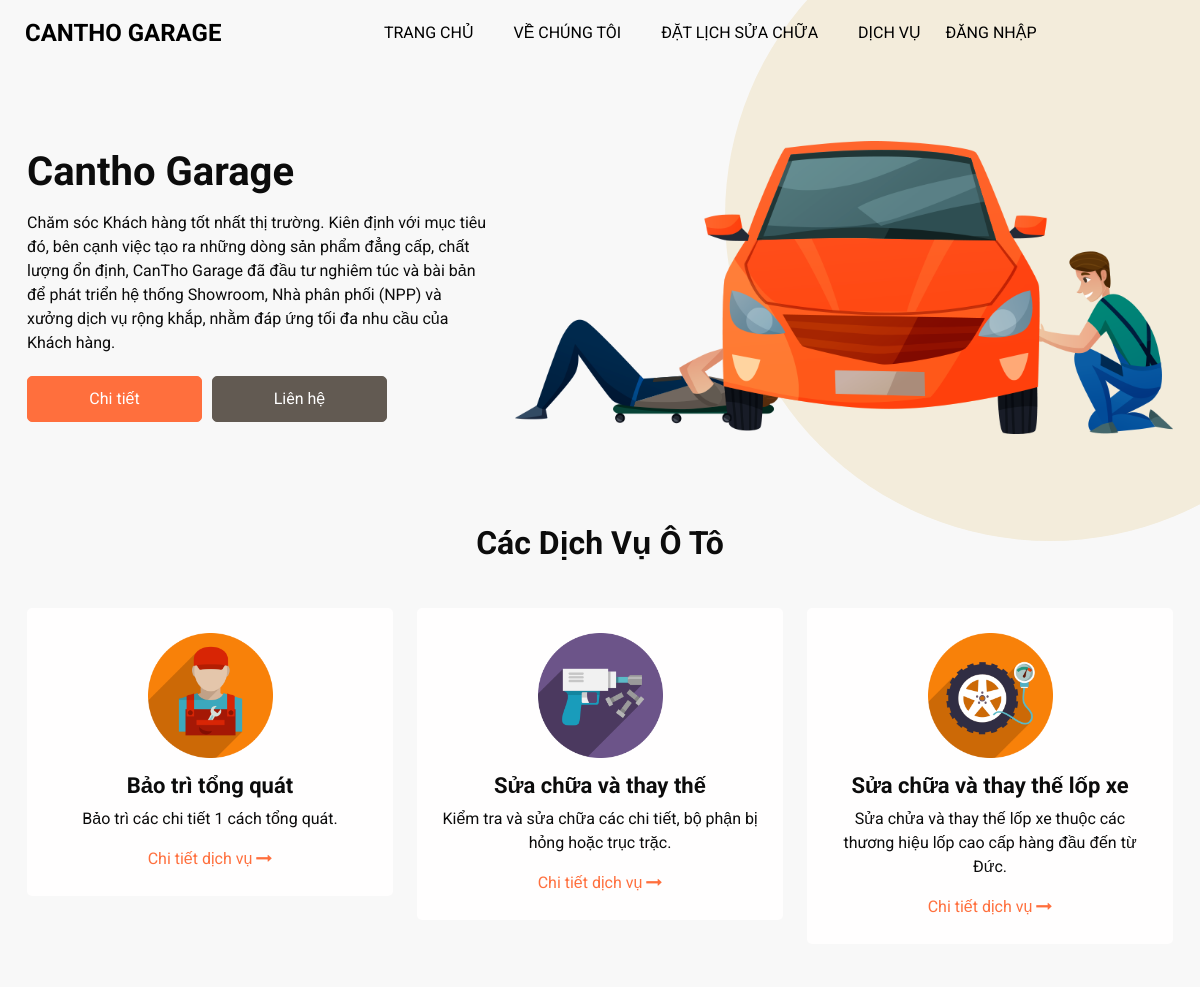
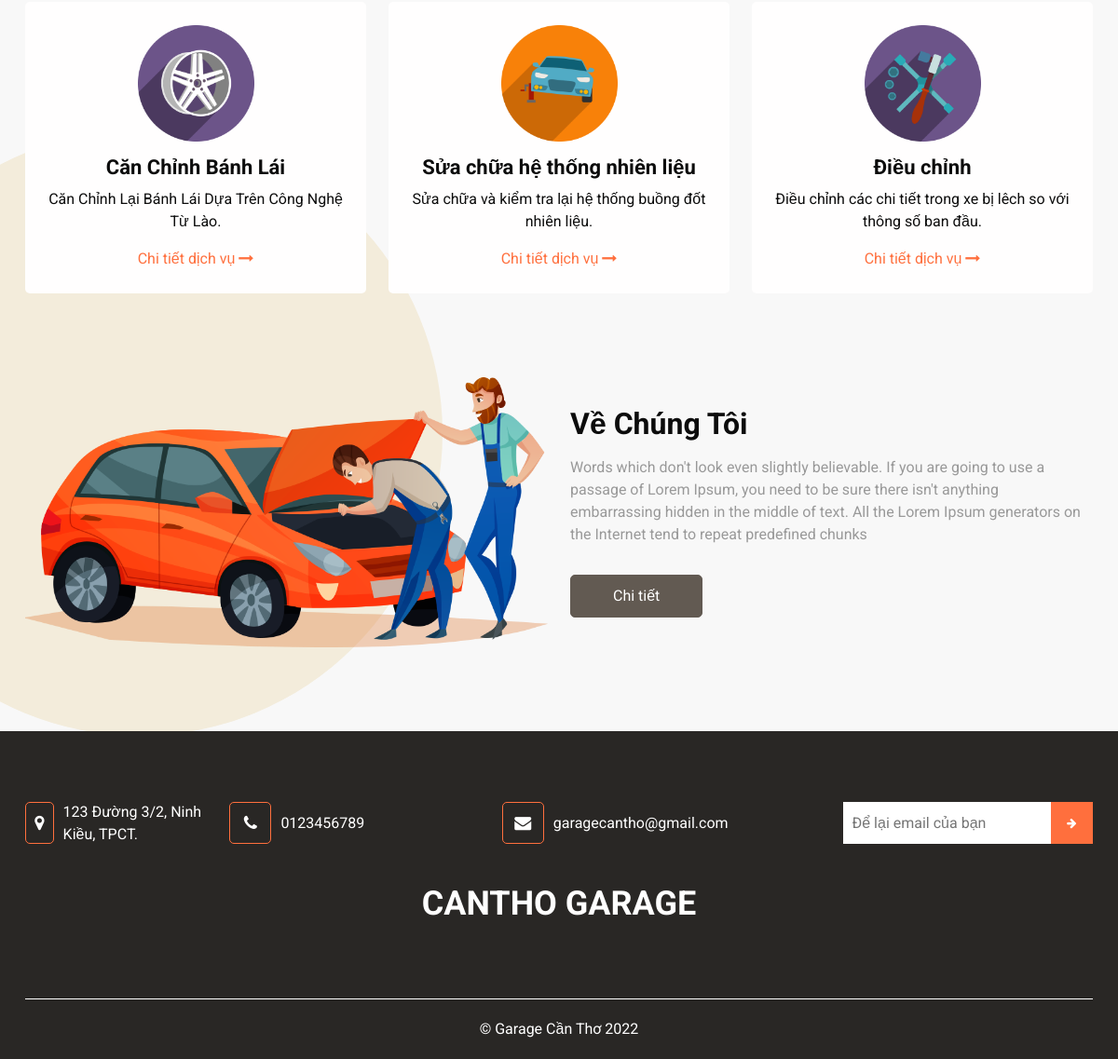
The page / on the database its author committed (2 pictures, top to bottom).
### garage/models.py (models this page shows, shortened)
class Garage(models.Model):
    name = models.CharField(max_length=255, blank=True, verbose_name="Tên cửa hàng")
    description = models.TextField(max_length=2000, blank=True, null=True, verbose_name="Giới thiệu cửa hàng")
    image = models.ImageField(max_length=255, blank=True)
    created_at = models.DateTimeField(auto_now_add=True)
    class Meta:
        verbose_name_plural  = 'Thông Tin Cửa Hàng'

class Service(models.Model):
    name = models.CharField(max_length=255, blank=True, verbose_name='Tên Dịch Vụ')
    price = models.CharField(max_length=255, blank=True , verbose_name='Giá (VND)')
    time_todo = models.CharField(max_length=255, blank=True , verbose_name='Thời gian (phút)')
    description = models.TextField(max_length=255, blank=True, null=True, verbose_name='Mô tả')
    image = models.ImageField(max_length=255, blank=True)
    created_at = models.DateTimeField(auto_now_add=True)
    class Meta:
        verbose_name_plural  = 'Dịch Vụ'

### garage/views.py (the view)
# urls.py: path('', Homepage.as_view(), name ='homepage'),
class Homepage(ListView):
    model = Service
    template_name = 'garage/index.html'
    context_object_name = 'services'
    def get_context_data(self, **kwargs):
        context = super(Homepage, self).get_context_data(**kwargs)
        context['garage'] = Garage.objects.get(id=1)
        return context

### garage/templates/garage/index.html (shortened to what this page needs)
  {% extends 'garage/partials/main.html' %}
    <section class="slider_section">
      <div id="customCarousel1" class="carousel slide" data-ride="carousel">
        <div class="carousel-inner">
          <div class="carousel-item active">
            <div class="container">
              <div class="row">
                <div class="col-md-6 col-lg-5">
                  <div class="detail-box">
                    <h1>{{garage.name}}</h1>
                    <p>{{garage.description}}</p>
                    <div class="btn-box">
                      <a href="" class="btn-1">Chi tiết</a>
                      <a href="" class="btn-2"> Liên hệ</a>
                    </div>
                  </div>
                </div>
                <div class="col-md-6 col-lg-7">
                  <div class="img-box">
                    {% load static %}
                    <img src="{% static '/images/slider-img.png' %}" alt="" />
                  </div>
                </div>
              </div>
            </div>
          </div>
        </div>
      </div>
    </section>
    <section class="service_section" id="services">
      <div class="container">
        <div class="heading_container heading_center">
          <h2>Các Dịch Vụ Ô Tô</h2>
        </div>
      </div>
      <div class="container">
        <div class="row">
          {% for service in services %}
          <div class="col-md-6 col-lg-4">
            <div class="box">
              <div class="img-box">
                <img src="{{service.image.url}}" alt="" />
              </div>
              <div class="detail-box">
                <h4>{{service.name}}</h4>
                <p>{{service.description}}</p>
                <a href="{% url 'service' service.id %}">
                 Chi tiết dịch vụ
                  <i class="fa fa-long-arrow-right" aria-hidden="true"></i>
                </a>
              </div>
            </div>
          </div>
          {% endfor %}
        </div>
      </div>
    </section>
    <section class="about_section layout_padding">
      <div class="container">
        <div class="row">
          <div class="col-md-6">
            <div class="img-box">
              {% load static %}
              <img src="{% static '/images/about-img.png' %}" alt="" />
            </div>
          </div>
          <div class="col-md-6">
            <div class="detail-box">
              <div class="heading_container">
                <h2>Về Chúng Tôi</h2>
              </div>
              <p>
                Words which don't look even slightly believable. If you are
                going to use a passage of Lorem Ipsum, you need to be sure there
                isn't anything embarrassing hidden in the middle of text. All
                the Lorem Ipsum generators on the Internet tend to repeat
                predefined chunks
              </p>
              <a href=""> Chi tiết </a>
            </div>
          </div>
        </div>
      </div>
    </section>
    {% load static %}
    {% load static %}
    {% load static %}

### garage/templates/garage/partials/main.html (shortened to what this page needs)
{% load static %}
<!DOCTYPE html>
<html lang="en">
  {% include 'garage/partials/header.html' %}
  <body>
    {% block content %} {% endblock %}
    <section class="info_section">
      <div class="info_container">
        <div class="container">
          <div class="row">
            <div class="col-lg-9">
              <div class="info_contact">
                <div class="row">
                  <div class="col-md-3">
                    <a href="#" class="link-box">
                      <i class="fa fa-map-marker" aria-hidden="true"></i>
                      <span> 123 Đường 3/2, Ninh Kiều, TPCT. </span>
                    </a>
                  </div>
                  <div class="col-md-4">
                    <a href="#" class="link-box">
                      <i class="fa fa-phone" aria-hidden="true"></i>
                      <span> 0123456789 </span>
                    </a>
                  </div>
                  <div class="col-md-4">
                    <a href="#" class="link-box">
                      <i class="fa fa-envelope" aria-hidden="true"></i>
                      <span> garagecantho@gmail.com </span>
                    </a>
                  </div>
                </div>
              </div>
            </div>
            <div class="col-md-5 col-lg-3 mx-auto">
              <div class="info_form">
                <form action="#">
                  <input type="email" placeholder="Để lại email của bạn" />
                  <button>
                    <i class="fa fa-arrow-right" aria-hidden="true"></i>
                  </button>
                </form>
              </div>
            </div>
          </div>
          <div class="info_logo">
            <a class="navbar-brand">
              <span> {{garage.name}} </span>
            </a>
          </div>
        </div>
      </div>
    </section>
    <footer class="footer_section">
      <div class="container">
        <p>&copy;  Garage Cần Thơ 2022</p>
      </div>
    </footer>
  </body>
</html>

### garage/templates/garage/partials/header.html (shortened to what this page needs)
{% load static %}
<head>
  <link
    href="https://cdn.jsdelivr.net/npm/bootstrap@5.2.1/dist/css/bootstrap.min.css"
    rel="stylesheet"
  />
  {% load static %}
  <link href="{% static 'css/font-awesome.min.css' %}" rel="stylesheet" />
  {% load static %}
  <link href="{% static 'css/booking.css' %}" rel="stylesheet" />
  {% load static %}
  <link href="{% static 'css/style.css' %}" rel="stylesheet" />
  {% load static %}
  <link href="{% static  'css/responsive.css' %}" rel="stylesheet" />
</head>
<body>
  <header class="header_section">
    <div class="container-fluid">
      <nav class="navbar navbar-expand-lg custom_nav-container">
        <a class="navbar-brand" href="{% url 'homepage' %}">
          <span>{{garage.name}}</span>
        </a>
        <div class="collapse navbar-collapse" id="navbarSupportedContent">
          <ul class="navbar-nav ml-auto">
            <li class="nav-item active">
              <a class="nav-link" href="{% url 'homepage' %}"
                >Trang Chủ <span class="sr-only">(current)</span></a
              >
            </li>
            <li class="nav-item">
              <a class="nav-link" href=""> Về chúng tôi</a>
            </li>
            <li class="nav-item">
              <a class="nav-link" href="{% url 'booking' %}"
                >Đặt lịch sửa chữa</a
              >
            </li>
            <li class="nav-item">
              <a class="nav-link" href="{% url 'homepage' %}#services"
                >Dịch vụ</a
              >
            </li>
          </ul>
          <div class="quote_btn-container">
            {% if request.user.is_authenticated %}
            <div class="wrap-logout">
              <p style="text-transform: uppercase">
                Xin chào, {{request.user}} |
              </p>
              <a href="{% url 'logout' %}"> Đăng Xuất</a>
            </div>
            {% else %}
            <a href="{% url 'login' %}">Đăng Nhập</a>
            {% endif %}
          </div>
        </div>
      </nav>
    </div>
  </header>
</body>
{% load static %}
{% load static %}

### static/css/responsive.css (style rules this page uses)
@media (min-width: 1200px) { .container { max-width: 1170px; } }

### rows shown on the page
Garage: name "CANTHO GARAGE", name "Cantho Garage", description "Chăm sóc Khách hàng tốt nhất thị trường. Kiên định với mục tiêu đó, bên cạnh việc tạo ra những dòng sản phẩm đẳng cấp, chất lượng ổn định, CanTho Garage đã đầu tư nghiêm túc và bài bản để phát triển hệ thống Showroom, Nhà phân phối (NPP) và xưởng dịch vụ rộng khắp, nhằm đáp ứng tối đa nhu cầu của Khách hàng."
Service: image (picture), name "Bảo trì tổng quát", description "Bảo trì các chi tiết 1 cách tổng quát."
Service: image (picture), name "Sửa chữa và thay thế", description "Kiểm tra và sửa chữa các chi tiết, bộ phận bị hỏng hoặc trục trặc."
Service: image (picture), name "Sửa chữa và thay thế lốp xe", description "Sửa chửa và thay thế lốp xe thuộc các thương hiệu lốp cao cấp hàng đầu đến từ Đức."
Service: image (picture), name "Căn Chỉnh Bánh Lái", description "Căn Chỉnh Lại Bánh Lái Dựa Trên Công Nghệ Từ Lào."
Service: image (picture), name "Sửa chữa hệ thống nhiên liệu", description "Sửa chữa và kiểm tra lại hệ thống buồng đốt nhiên liệu."
Service: image (picture), name "Điều chỉnh", description "Điều chỉnh các chi tiết trong xe bị lêch so với thông số ban đầu."
